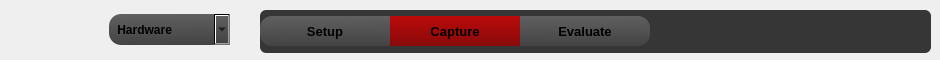
     <widget class="QFrame" name="frame">
      <property name="minimumSize">
       <size>
        <width>0</width>
        <height>60</height>
       </size>
      </property>
      <property name="maximumSize">
       <size>
        <width>16777215</width>
        <height>60</height>
       </size>
      </property>
      <property name="styleSheet">
       <string notr="true">border: none;</string>
      </property>
      <property name="frameShape">
       <enum>QFrame::StyledPanel</enum>
      </property>
      <property name="frameShadow">
       <enum>QFrame::Raised</enum>
      </property>
      <widget class="QFrame" name="frame_center_nest_13">
       <property name="geometry">
        <rect>
         <x>260</x>
         <y>10</y>
         <width>671</width>
         <height>43</height>
        </rect>
       </property>
       <property name="styleSheet">
        <string notr="true">QFrame {
  background: rgb(54, 54, 54);
    border-style: solid;
    border: 1px solid #000000;
    border-radius: 6px;
    border: none;
}</string>
       </property>
       <property name="frameShape">
        <enum>QFrame::StyledPanel</enum>
       </property>
       <property name="frameShadow">
        <enum>QFrame::Raised</enum>
       </property>
       <property name="lineWidth">
        <number>1</number>
       </property>
       <layout class="QHBoxLayout" name="horizontalLayout_6">
        <property name="spacing">
         <number>0</number>
        </property>
        <property name="margin">
         <number>0</number>
        </property>
        <item>
         <widget class="QPushButton" name="pushButton_36">
          <property name="minimumSize">
           <size>
            <width>130</width>
            <height>30</height>
           </size>
          </property>
          <property name="maximumSize">
           <size>
            <width>130</width>
            <height>30</height>
           </size>
          </property>
          <property name="font">
           <font>
            <pointsize>10</pointsize>
            <weight>75</weight>
            <bold>true</bold>
           </font>
          </property>
          <property name="styleSheet">
           <string notr="true">QPushButton:hover
{
    border: 1px solid #78879b;
    color: silver;
}

QPushButton
{
    border-color: rgb(0,0,0);
}

QPushButton {
background-color: qlineargradient(spread:pad, x1:0.546341, y1:1, x2:0.512195, y2:0, stop:0 rgba(67, 67, 67, 255), stop:1 rgba(96, 96, 96, 255));
border-radius: 0px;
    border-top-left-radius: 12px;
    border-bottom-left-radius: 12px;
}</string>
          </property>
          <property name="text">
           <string>Setup</string>
          </property>
         </widget>
        </item>
        <item>
         <widget class="QPushButton" name="pushButton_37">
          <property name="minimumSize">
           <size>
            <width>130</width>
            <height>30</height>
           </size>
          </property>
          <property name="maximumSize">
           <size>
            <width>130</width>
            <height>30</height>
           </size>
          </property>
          <property name="font">
           <font>
            <pointsize>10</pointsize>
            <weight>75</weight>
            <bold>true</bold>
           </font>
          </property>
          <property name="styleSheet">
           <string notr="true">QPushButton:hover
{
    border: 1px solid #78879b;
    color: silver;
}

QPushButton
{
    border-color: rgb(0,0,0);
}

QPushButton {
background-color: qlineargradient(spread:pad, x1:0.546341, y1:1, x2:0.512195, y2:0, stop:0 rgba(67, 67, 67, 255), stop:1 rgba(96, 96, 96, 255));
	background-color: qlineargradient(spread:pad, x1:0.512, y1:1, x2:0.512195, y2:0, stop:0 rgba(137, 10, 10, 255), stop:1 rgba(186, 10, 10, 255));
border-radius: 0px;
}</string>
          </property>
          <property name="text">
           <string>Capture</string>
          </property>
         </widget>
        </item>
        <item>
         <widget class="QPushButton" name="pushButton_38">
          <property name="minimumSize">
           <size>
            <width>130</width>
            <height>30</height>
           </size>
          </property>
          <property name="maximumSize">
           <size>
            <width>130</width>
            <height>30</height>
           </size>
          </property>
          <property name="font">
           <font>
            <pointsize>10</pointsize>
            <weight>75</weight>
            <bold>true</bold>
           </font>
          </property>
          <property name="styleSheet">
           <string notr="true">QPushButton:hover
{
    border: 1px solid #78879b;
    color: silver;
}

QPushButton
{
    border-color: rgb(0,0,0);
}

QPushButton {
background-color: qlineargradient(spread:pad, x1:0.546341, y1:1, x2:0.512195, y2:0, stop:0 rgba(67, 67, 67, 255), stop:1 rgba(96, 96, 96, 255));
border-radius: 0px;
    border-top-right-radius: 12px;
    border-bottom-right-radius: 12px;
}</string>
          </property>
          <property name="text">
           <string>Evaluate</string>
          </property>
         </widget>
        </item>
        <item>
         <spacer name="horizontalSpacer_6">
          <property name="orientation">
           <enum>Qt::Horizontal</enum>
          </property>
          <property name="sizeHint" stdset="0">
           <size>
            <width>40</width>
            <height>20</height>
           </size>
          </property>
         </spacer>
        </item>
       </layout>
      </widget>
      <widget class="QLabel" name="label_23">
       <property name="geometry">
        <rect>
         <x>0</x>
         <y>10</y>
         <width>109</width>
         <height>38</height>
        </rect>
       </property>
       <property name="styleSheet">
        <string notr="true">background-color: none;
border-color: none;
border: none;</string>
       </property>
       <property name="text">
        <string/>
       </property>
       <property name="pixmap">
        <pixmap resource="wasatch_logo_resources.qrc">:/logos/images/logos/92x30_placeholder_logo.png</pixmap>
       </property>
       <property name="scaledContents">
        <bool>true</bool>
       </property>
      </widget>
      <widget class="QComboBox" name="comboBox_6">
       <property name="geometry">
        <rect>
         <x>109</x>
         <y>14</y>
         <width>121</width>
         <height>31</height>
        </rect>
       </property>
       <property name="font">
        <font>
         <weight>75</weight>
         <bold>true</bold>
        </font>
       </property>
       <property name="layoutDirection">
        <enum>Qt::LeftToRight</enum>
       </property>
       <property name="styleSheet">
        <string notr="true">QPushButton:hover
{
    border: 1px solid #78879b;
    color: silver;
}

QPushButton
{
    border-color: rgb(0,0,0);
}

QComboBox {
background-color: qlineargradient(spread:pad, x1:0.546341, y1:1, x2:0.512195, y2:0, stop:0 rgba(67, 67, 67, 255), stop:1 rgba(96, 96, 96, 255));
border-radius: 12px;

}</string>
       </property>
       <item>
        <property name="text">
         <string> Hardware</string>
        </property>
       </item>
       <item>
        <property name="text">
         <string> OCT</string>
        </property>
       </item>
       <item>
        <property name="text">
         <string> OCT 3D</string>
        </property>
       </item>
       <item>
        <property name="text">
         <string> Angiography</string>
        </property>
       </item>
      </widget>
     </widget>
